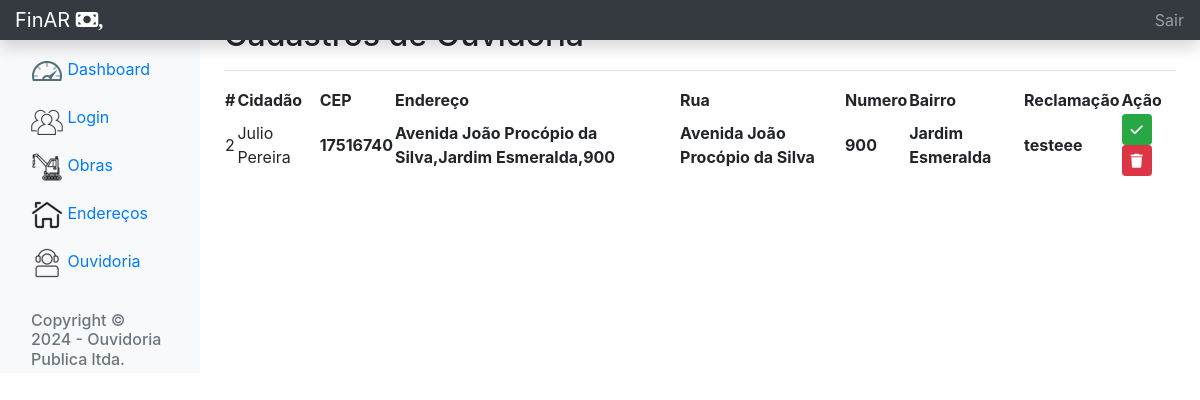
The page /index.php/ouvidoria on the database its author committed.
### tables this page shows
CREATE TABLE `ouvidoria` (
  `id_ouvidoria` int(11) NOT NULL,
  `cidadao` varchar(80) NOT NULL,
  `cep` char(9) NOT NULL,
  `endereco` varchar(80) NOT NULL,
  `rua` varchar(80) NOT NULL,
  `numero` char(5) NOT NULL,
  `bairro` varchar(80) NOT NULL,
  `reclamacao` varchar(120) NOT NULL
);

### application/controllers/Ouvidoria.php (called while the page is built, shortened)
<?php
class Ouvidoria extends CI_Controller {
    private $data = [];
    public function __construct()
    {
        $this->load->model("Ouvidoria_model");
    }
    public function index()
    {
        $this->data["ouvidoria"] = $this->Ouvidoria_model->index();
        $this->data["title"] = "Ouvidoria - FinAR";
        $this->loadDefaultViews('pages/ouvidoria');
    }
    private function loadDefaultViews($page)
    {
        $this->load->view('templates/header', $this->data);
        $this->load->view('templates/nav-top', $this->data);
        $this->load->view($page, $this->data);
        $this->load->view('templates/footer', $this->data);
        $this->load->view('templates/js', $this->data);
    }
}

### index.php (called while the page is built, shortened)
<?php
require_once BASEPATH.'core/CodeIgniter.php';

### application/models/ouvidoria_model.php (called while the page is built, shortened)
<?php
class Ouvidoria_model extends CI_Model {
    public function index()
    {
        return $this->db->query("SELECT
        *
        FROM ouvidoria")->result_array();
    }
}

### application/views/pages/ouvidoria.php (the view, shortened to what this page needs)
<main role="main" class="col-md-9 ml-sm-auto col-lg-10 px-4">
    <link rel="stylesheet" href="https://cdn.datatables.net/2.0.2/css/dataTables.dataTables.css">
    <div class="d-flex justify-content-between flex-wrap flex-md-nowrap align-items-center pt-3 pb-2 mb-3 border-bottom">
        <link rel="stylesheet" href="https://cdnjs.cloudflare.com/ajax/libs/font-awesome/6.0.0-beta3/css/all.min.css">
        <h1 class="h2">Cadastros de Ouvidoria</h1>
    </div>
    <div class="table-responsive">
        <table class="row-border" id="produtos">
            <thead>
                <tr>
                    <th>#</th>
                    <th>Cidadão</th>
                    <th>CEP</th>
                    <th>Endereço</th>
                    <th>Rua</th>
                    <th>Numero</th>
                    <th>Bairro</th>
                    <th>Reclamação</th>
                    <th>Ação</th>
                </tr>
            </thead>
            <tbody>
            <?php foreach($ouvidoria as $ouvidoria) : ?>
            <tr>
                <td><?= $ouvidoria['id_ouvidoria'] ?></td>
                <td><?= $ouvidoria['cidadao'] ?></td>
                <th><?= $ouvidoria['cep'] ?></th>
                <th><?= $ouvidoria['endereco'] ?></th>
                <th><?= $ouvidoria['rua'] ?></th>
                <th><?= $ouvidoria['numero'] ?></th>
                <th><?= $ouvidoria['bairro'] ?></th>
                <th><?= $ouvidoria['reclamacao'] ?></th>
                <td>
                    <a title="Aprovar Ouvidoria" href="javascript:goAprova(<?= $ouvidoria['id_ouvidoria']?>, <?= $ouvidoria['cep']?>)" class="btn btn-primary btn-sm btn-success"><i class="fa-solid fa-check"></i></a>
                    <a title="Excluir Ouvidoria" href="javascript:goDelete(<?= $ouvidoria['id_ouvidoria']?>)" class="btn btn-danger btn-sm btn-primary"><i class="fa-solid fa-trash"></i></a>
                </td>
            </tr>
            <?php endforeach; ?>
        </tbody>
        </table>
    </div>
</main>

### rows shown on the page
ouvidoria: id_ouvidoria "2", cidadao "Julio Pereira", cep "17516740", endereco "Avenida João Procópio da Silva,Jardim Esmeralda,900", rua "Avenida João Procópio da Silva", numero "900", bairro "Jardim Esmeralda", reclamacao "testeee"
